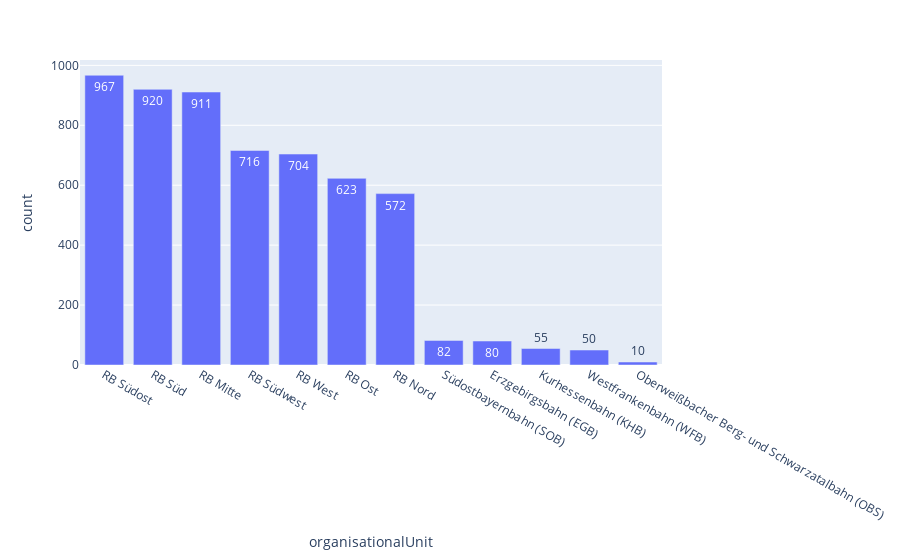

Notebook cell for this chart:
### Markdown cell above
Betrachtet man die Organisationsbereiche, gibt es viele Stationen in der mitte/süden/westen von Deutschland. Der Norden und Osten liegen hingegen auf den letzten Plätzen.

Es gibt auch einige kleinere Organisationseinheiten für spezielle Regionen.

### Code cell
plot_counts('organisationalUnit')

### Figure 1 — Plotly figure (JSON) as saved in the notebook; plotly's stock layout.template omitted (floating-point values rounded to 4 significant figures)
{"data": [{"alignmentgroup": "True", "hovertemplate": "organisationalUnit=%{x}<br>count=%{text}<extra></extra>", "legendgroup": "", "marker": {"color": "#636efa", "pattern": {"shape": ""}}, "name": "", "offsetgroup": "", "orientation": "v", "showlegend": false, "text": [967, 920, 911, 716, 704, 623, 572, 82, 80, 55, 50, 10], "textposition": "auto", "type": "bar", "x": ["RB Südost", "RB Süd", "RB Mitte", "RB Südwest", "RB West", "RB Ost", "RB Nord", "Südostbayernbahn (SOB)", "Erzgebirgsbahn (EGB)", "Kurhessenbahn (KHB)", "Westfrankenbahn (WFB)", "Oberweißbacher Berg- und Schwarzatalbahn (OBS)"], "xaxis": "x", "y": [967, 920, 911, 716, 704, 623, 572, 82, 80, 55, 50, 10], "yaxis": "y"}], "layout": {"barmode": "group", "legend": {"tracegroupgap": 0}, "margin": {"t": 60}, "xaxis": {"anchor": "y", "domain": [0, 1], "title": {"text": "organisationalUnit"}}, "yaxis": {"anchor": "x", "domain": [0, 1], "title": {"text": "count"}}}}
